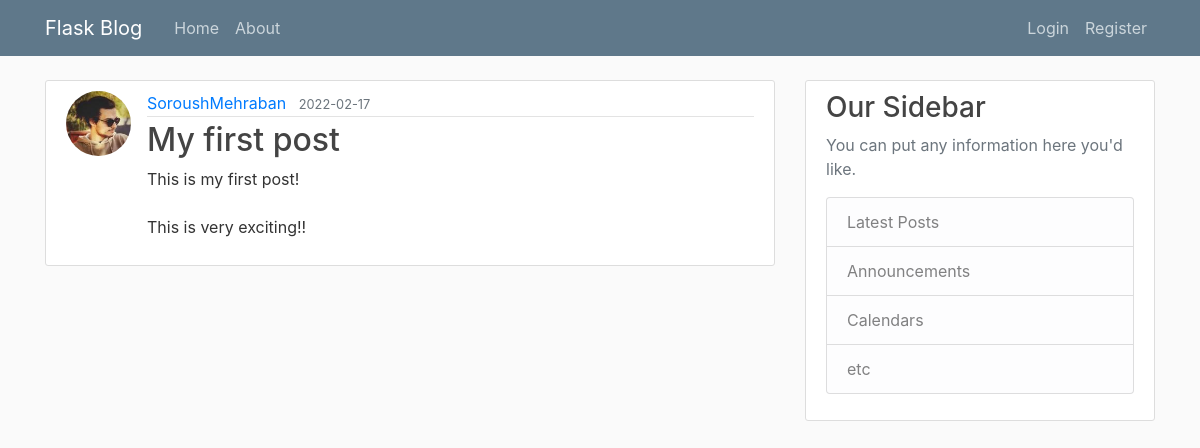
/post/1, run on an earlier commit of the app's database.
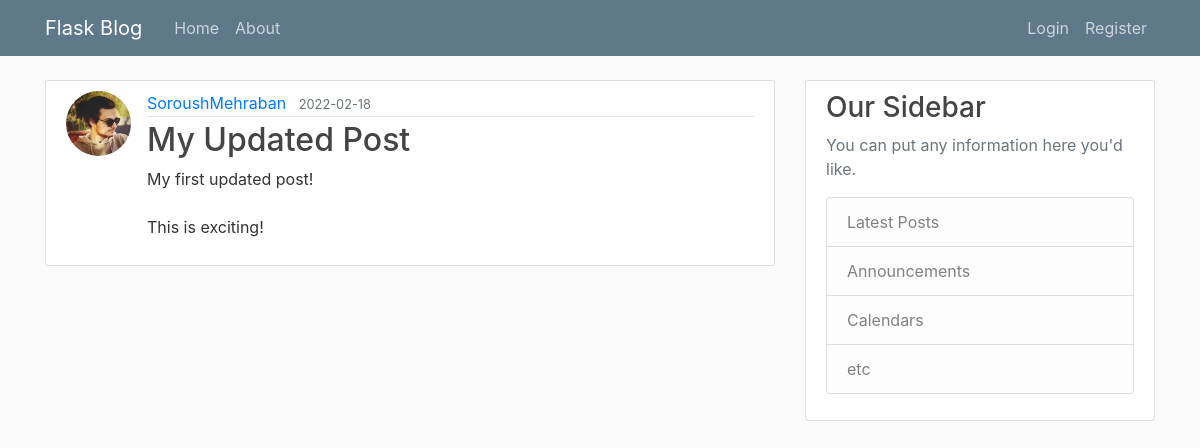
And on a later commit of the database.
### flaskblog/models.py (models this page shows)
class Post(db.Model):
    id = db.Column(db.Integer, primary_key=True)
    title = db.Column(db.String(100), nullable=False)
    date_posted = db.Column(db.DateTime, nullable=False, default=datetime.utcnow)
    content = db.Column(db.Text, nullable=False)
    user_id = db.Column(db.Integer, db.ForeignKey('user.id'), nullable=False)
    def __repr__(self):
        return f"Post('{self.title}', '{self.date_posted}')"

### flaskblog/routes.py (the view)
@app.route("/post/<int:post_id>")
def post(post_id):
    selected_post = Post.query.get_or_404(post_id)
    return render_template('post.html', title=selected_post, post=selected_post)

### flaskblog/templates/post.html (shortened to what this page needs)
{% extends "layout.html" %}
{% block content %}
<article class="media content-section">
    <img src="{{ url_for('static', filename='profile_pics/' + post.author.image_file) }}" alt=""
         class="rounded-circle article-img">
    <div class="media-body">
        <div class="article-metadata">
            <a class="mr-2" href="#">{{ post.author.username }}</a>
            <small class="text-muted">{{ post.date_posted.strftime('%Y-%m-%d') }}</small>
        </div>
        <h2 class="article-title">{{ post.title }}</h2>
        <p class="article-content">{{ post.content }}</p>
    </div>
</article>
{% endblock content %}

What changed in the data, as far as the page shows it:
changed Post: date_posted "2022-02-17" → "2022-02-18"; title "My first post" → "My Updated Post"; content "This is my first post! This is very exciting!!" → "My first updated post! This is exciting!"
